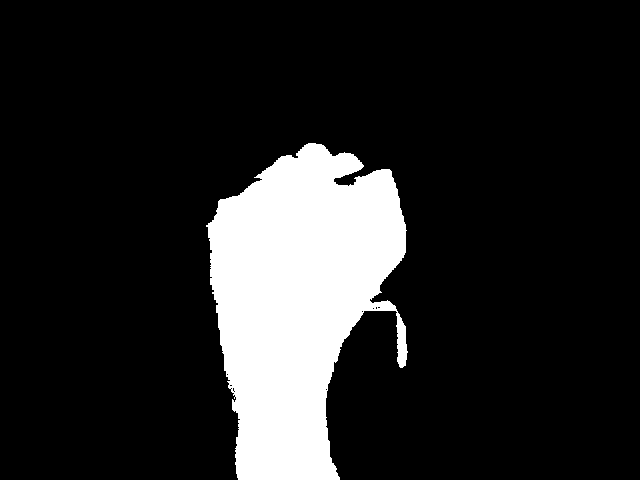
#> input picture 20221013/ws3/ml-learn/img_gu000.png, 640 x 480 px
$ python -i learn.py   (imports and definitions only)
#> lines starting #> are read from the running program, lines starting #| are printed output that depends on the picture; after the words box and inside, x2 and y2 are one past the last pixel; in counts of white or black regions, pixels touching at a corner belong together
#> `picture = cv2.imread('ml-learn/img_gu000.png', cv2.IMREAD_GRAYSCALE)`: picture: shape (480, 640); 14.5% white; 1 white region, box (x1, y1, x2, y2) and area: (206, 143, 408, 480) 44549
# -*- coding: utf-8 -*-
import cv2
import sys
import numpy as np
from sklearn.neural_network import MLPClassifier
from sklearn import svm
try:
    from sklearn.externals import joblib
except ImportError:
    import joblib
import pylab as plt

# 学習に用いる縮小画像のサイズ
sw = 16
sh = 12

# 学習結果を保存するファイルの決定
# [3 lines not run here, left out]
savefile = sys.argv[1]

def getImageVector(img):
    # 白い領域(ピクセル値が0でない領域)の座標を集める
    nonzero = cv2.findNonZero(img)
#> nonzero = contour of 44549 points, box (x1, y1, x2, y2) (206, 143, 408, 480), area 7760
    # その領域を囲う四角形の座標と大きさを取得
    xx, yy, ww, hh = cv2.boundingRect(nonzero)
#> xx = 206; yy = 143; ww = 202; hh = 337
    # 白い領域を含む最小の矩形領域を取得
    img_nonzero = img[yy:yy+hh, xx:xx+ww]
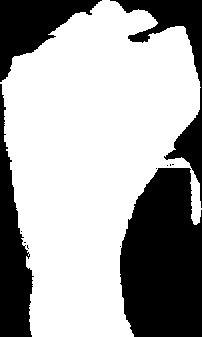
#> img_nonzero: shape (337, 202); 65.4% white; 12 black regions (8 under 20 px), largest, box (x1, y1, x2, y2) and area: (120, 168, 202, 337) 11638, (0, 84, 34, 337) 4428, (110, 0, 202, 208) 3748, (0, 0, 102, 82) 3697
    # 白い領域を(sw, sh)サイズに縮小するための準備
    img_small = np.zeros((sh, sw), dtype=np.uint8)
    # 画像のアスペクト比を保ったまま、白い領域を縮小してimg_smallにコピーする
    if 4*hh < ww*3 and hh > 0:
        htmp = int(sw*hh/ww)
        if htmp>0:
            img_small_tmp = cv2.resize(img_nonzero, (sw, htmp), interpolation=cv2.INTER_LINEAR)
            img_small[int((sh-htmp)/2):int((sh-htmp)/2)+htmp, 0:sw] = img_small_tmp
    elif 4*hh >= ww*3 and ww > 0:
        wtmp = int(sh*ww/hh)
#> wtmp = 7
        if wtmp>0:
            img_small_tmp = cv2.resize(img_nonzero, (wtmp, sh), interpolation=cv2.INTER_LINEAR)
            img_small[0:sh, int((sw-wtmp)/2):int((sw-wtmp)/2)+wtmp] = img_small_tmp
    # 0...1の範囲にスケーリングしてからリターンする
    return np.array([img_small.ravel()/255.])

# X:画像から計算したベクトル、y:教師データ
X = np.empty((0,sw*sh), float)
y = np.array([], int)

# グー、チョキ、パー画像の読み込み
# [31 lines not run here, left out]

# ニューラルネットワークによる画像の学習
#clf = MLPClassifier(hidden_layer_sizes=(100, ), max_iter=500, tol=0.0001, random_state=None)
#clf = MLPClassifier(hidden_layer_sizes=(200, ), max_iter=1000, tol=0.00001, random_state=None)
# clf = svm.SVC(C=1.0, kernel = "linear")
# [1 line that did not run here, left out]

# [19 lines not run here, left out]

>>> import cv2
>>> picture = cv2.imread('ml-learn/img_gu000.png', cv2.IMREAD_GRAYSCALE)
>>> result = getImageVector(picture)
